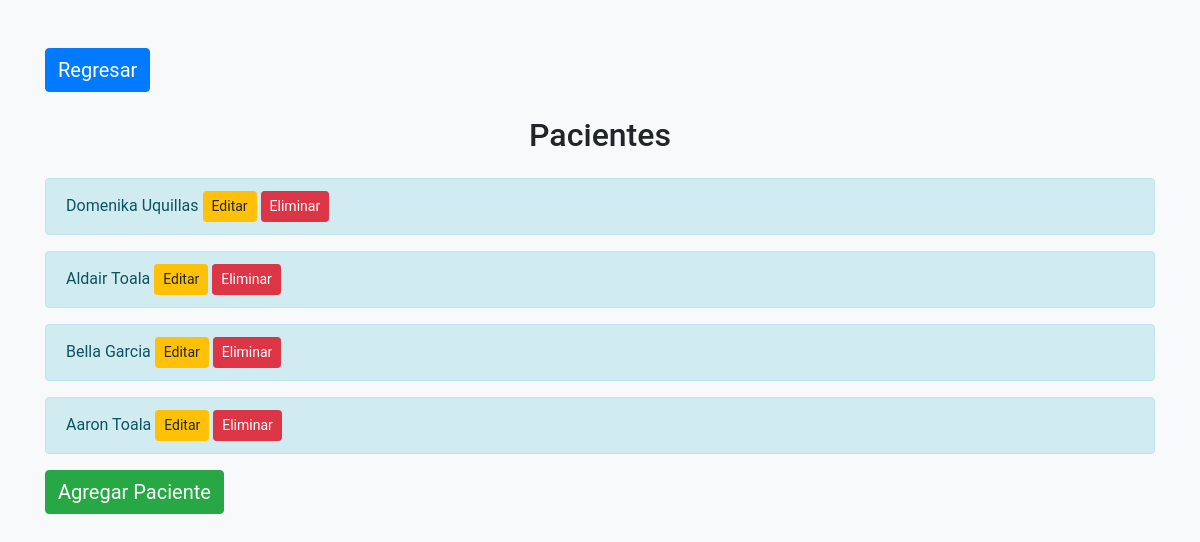
/pacientes/, run on an earlier commit of the app's database.
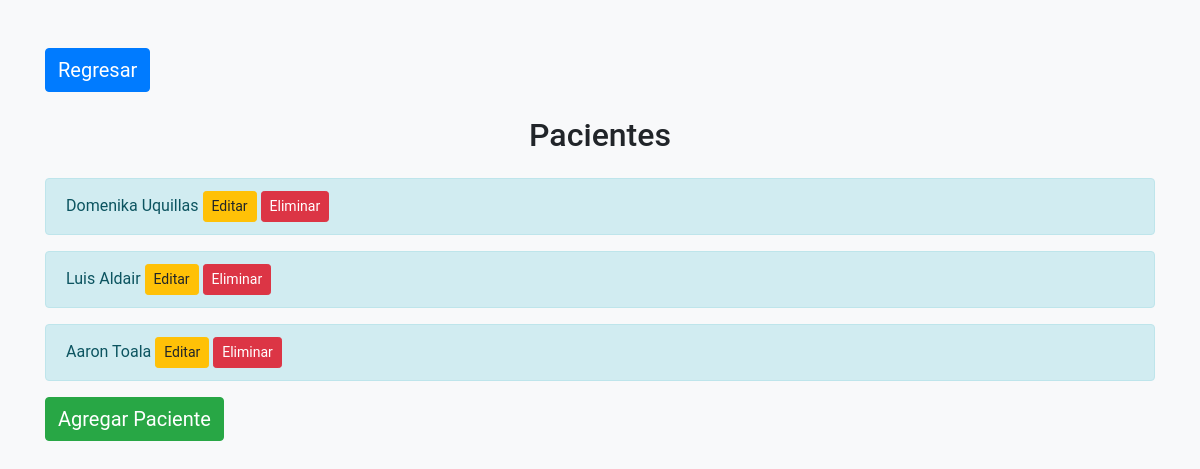
And on a later commit of the database.
### core/models.py (models this page shows, shortened)
class Paciente(models.Model):
    nombre = models.CharField(max_length=100)
    edad = models.IntegerField()
    direccion = models.CharField(max_length=255)

### core/views.py (the view)
# urls.py: path('pacientes/', views.lista_pacientes, name='lista_pacientes'),
def lista_pacientes(request):
    pacientes = Paciente.objects.all()
    return render(request, 'core/lista_pacientes.html', {'pacientes': pacientes})

### core/templates/core/lista_pacientes.html (shortened to what this page needs)
{% load static %}
<!DOCTYPE html>
<html>
<head>
    <link href="https://maxcdn.bootstrapcdn.com/bootstrap/4.0.0/css/bootstrap.min.css" rel="stylesheet">
    <link href="{% static 'core/styles.css' %}" rel="stylesheet">
</head>
<body>
    <div class="container mt-5">
        <div class="d-flex justify-content-start mb-4">
            <a href="{% url 'home' %}" class="btn btn-primary">Regresar</a>
        </div>
        <h2 class="text-center mb-4">Pacientes</h2>
        {% for paciente in pacientes %}
            <div class="alert alert-info" role="alert">
                {{ paciente.nombre }}
                <a href="{% url 'editar_paciente' paciente.pk %}" class="btn btn-warning btn-sm">Editar</a>
                <form action="{% url 'eliminar_paciente' paciente.pk %}" method="post" style="display:inline;">
                    <button type="submit" class="btn btn-danger btn-sm">Eliminar</button>
                </form>
            </div>
        {% endfor %}
        <a href="{% url 'nuevo_paciente' %}" class="btn btn-success">Agregar Paciente</a>
    </div>
</body>
</html>

What changed in the data, as far as the page shows it:
removed Paciente: nombre "Bella Garcia"
changed Paciente: nombre "Aldair Toala" → "Luis Aldair"
